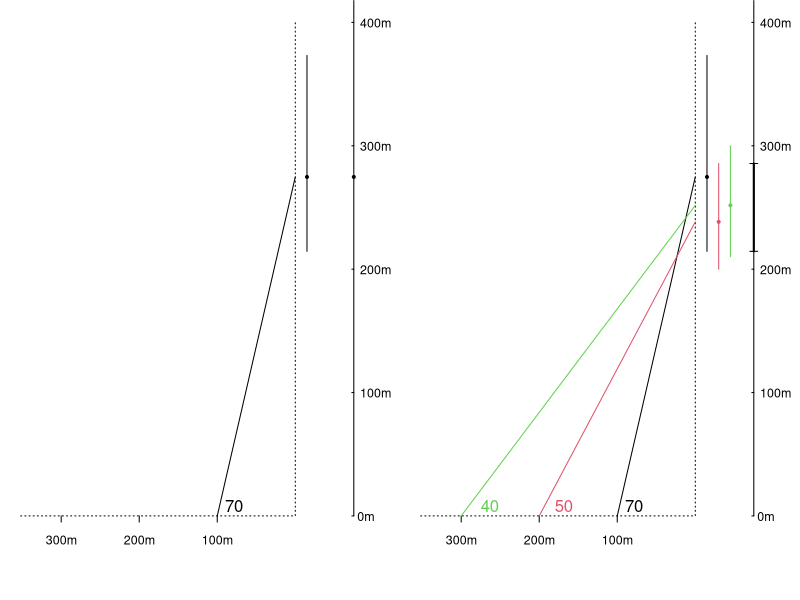
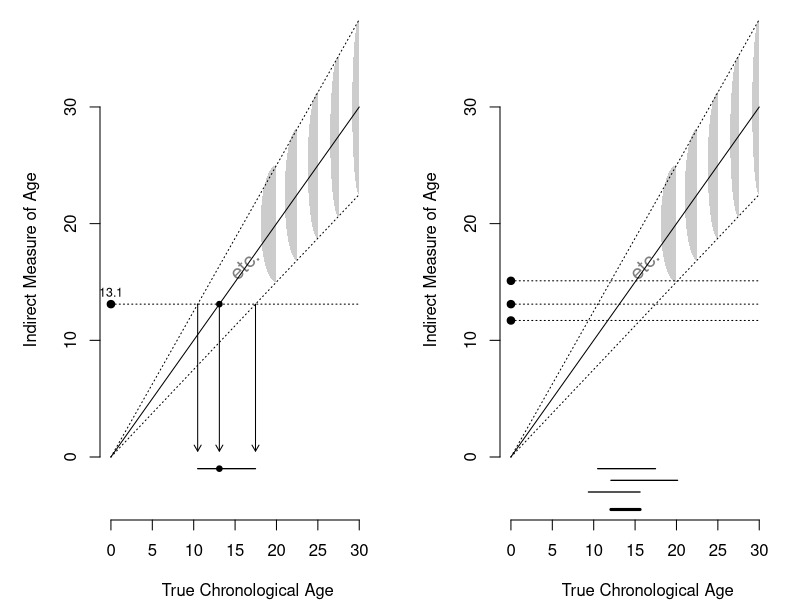
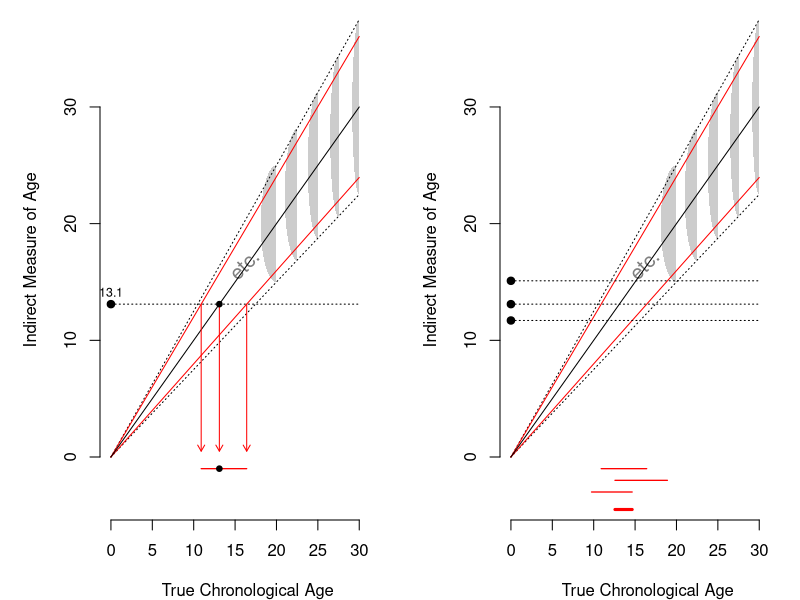

Here is the R script that generated these plots, in order:
## ---- chunk 1


DA = 10

xmax=0.75
DX=3+xmax
ymax=4

u = 100

par(mfrow=c(1,2),mar = c(0.01,1,0.01,0.25))

for (example in 1:2) {
	
 
plot(u*c(-3,xmax),u*c(-0.5,ymax),col="white",
 xaxt="n", yaxt="n",xlab="",ylab="",
 xlim=u*c(-3.35,xmax+0.35),ylim=u*c(-0.5,ymax),
 frame=FALSE)
lines(u*c(-4,0,0),u*c(0,0,ymax),lty="dotted")

segments(u*xmax, 0, u*xmax,  u*6)
for(h in seq(0,6,1)){
	text(u*xmax,u*h,
	     paste(toString(u*h),"m",sep=""),
	     adj=c(-0.2,0.5),cex=0.75)
	segments(u*(xmax-0.025), u*h, u*xmax,  u*h)
}
for(d in seq(1,3,1)){
	text(-u*d,-0.15*u,
	     paste(toString(u*d),"m",sep=""),
	     adj=c(0.5,1),cex=0.75)
	segments(-u*d, 0, -u*d,  -u*0.05)
}


H = u*2.25

x=0.15
U=u*5
L=0
COL=1
dd = 1

distances = 1
if(example==2) distances = seq(dd,3,dd)

for (d in u*distances ) {	
   ANGLE   = atan( H/d ) * 360/(2*pi) 
   angle.hat   = DA*round(ANGLE/DA)
   h.hat   = d*tan(  angle.hat       / ( 360/(2*pi) ) )
   segments(-d,0,0,h.hat,col=COL)
   ii = d/u

   text(-d + u*c(0.1,0.2,0.25)[ii], 0,
        toString(angle.hat), 
        adj=c(0,-0.3), col=COL)
   h.upper = d*tan( (angle.hat+DA/2) / ( 360/(2*pi) ) )
   h.lower = d*tan( (angle.hat-DA/2) / ( 360/(2*pi) ) )
   segments(u*x,h.lower,u*x,h.upper,col=COL)
   points(u*x,h.hat,pch=19,cex=0.4,col=COL)
   if(example==1) points(u*xmax,h.hat,pch=19,cex=0.4,col=COL)
   U = min(U,h.upper)
   L = max(L,h.lower)
   x=x+0.15
   COL=COL+1
}
if(example==2){
  segments(u*(xmax),L,u*(xmax),U,lwd=2)
  segments(u*(xmax-0.05),L,u*(xmax+0.05),L )
  segments(u*(xmax-0.05),U,u*(xmax+0.05),U )
} 

}

## ---- chunk 2

dSemiElliptical = function(q,mean=0,radius=1) ( 2/(pi*radius^2) ) *
                                           sqrt(radius^2 - (q-mean)^2)

pSemiElliptical =  function(q,mean=0,radius=1) 1/2 + 
          (q*sqrt(radius^2-q^2))/(pi*radius^2) + asin(q/radius)/pi 

qSemiElliptical = function(p,mean=0,radius=1){
  cdf = function(x) pSemiElliptical(x) - p 
  root = uniroot(cdf, c(-1,1))$root
  return(mean + root*radius)
}

rSemiElliptical =  function(n=1,mean=0,radius=1) {
   q = rep(NA,n)
   Max = dSemiElliptical(mean,mean,radius)
   i = 0
   while(i < n){
   	 u = mean + runif(1,-radius,radius)
     h = runif(1,0,Max)
     d = dSemiElliptical(u,mean,radius)
     if( h < d ) {i=i+1; q[i] = u}
   }
   return(q)
}

draw = function(conf.level){
  q.u = qSemiElliptical( (1+conf.level)/2 )
  a.max=30; da=2.5
  beta = 1
  radius.as.proportion = 0.25
  dx=75
  dy=1

  ang =seq(-pi/2,to = pi/2,length.out = 73)
  xx=  cos(ang) ; yy=sin(ang)
  par(mfrow=c(1,2),mar = c(4,5,0.01,0.25))

  for (example in 1:2) {
     y.max = (1+radius.as.proportion)*beta*a.max
     y.u =   (1+q.u*radius.as.proportion)*beta*a.max
     y.min = (1-radius.as.proportion)*beta*a.max
     y.l   = (1-q.u*radius.as.proportion)*beta*a.max
     plot(c(0,a.max),c(0,y.max),col="white",
          xlab="True Chronological Age",
          ylab="Indirect Measure of Age",
          xlim=c(0,1.1*a.max),
          ylim=c(-y.max/10,y.max), frame=FALSE)
   
     for (a in seq(7*da,a.max,da)){
        r = radius.as.proportion * a
        x = beta*a - xx*dx*2/(pi*r^2)
        y = beta*a + yy*r
        if(a > 7*da) polygon(x,y,col="gray80",border=NA)
        if(a == 7*da) text(a,a,"etc.",col="gray50",
                        adj=c(1,0.5),srt=45,cex=1.25)
      }
      segments(0,0,a.max,y.max,lty="dotted")
      segments(0,0,a.max,y.min,lty="dotted")
      if(conf.level<1) segments(0,0,a.max,y.u,col="red")
      if(conf.level<1)  segments(0,0,a.max,y.l,col="red")
      segments(0,0,a.max,beta*a.max)
   
      i.age = 13.1
      if(example>1) i.age = c(13.1, 15.1, 11.7)
      n=length(i.age)
      U = a.max ; L = 0
      for (i in 1:n){
          points(0, i.age[i], pch=19)
          if(example==1) text(0,i.age[i],
            toString(i.age[i]), cex=0.75,
            adj=c(0.5,-0.75))
          segments(0,i.age[i],a.max,i.age[i],lty="dotted")
          for(rr in 1+c(-1,0,1)*radius.as.proportion*q.u ){
             if(example==1) arrows(
                    i.age[i]/rr,
                    i.age, i.age[i]/rr, 0.5, 
                    length=0.07,angle=30,
                    col=c("black","red")[1+(conf.level<1)])
          }
       segments(i.age[i]/(1+radius.as.proportion*q.u),
                0-i*dy,
                i.age[i]/(1-radius.as.proportion*q.u),
                0-i*dy,lwd=1.25,
                col=c("black","red")[1+(conf.level<1)])
       U = min(U,i.age[i]/(1-radius.as.proportion*q.u))
       L = max(L,i.age[i]/(1+radius.as.proportion*q.u))
     } # i
     if(example==2) segments(L, 0-(i+1.5)*dy,
                             U, 0-(i+1.5)*dy,lwd=3,
                             col=c("black","red")[1+(conf.level<1)])
     if(example==1 ){ 
         points(i.age[i],i.age[i], pch=19,cex=0.75)
         points(i.age[i],-1.0*dy, pch=19,cex=0.75)
     }
  } 
}


## ---- chunk 3

conf.level = 1; 
draw(conf.level)

## ---- chunk 4

conf.level = 0.90; 
q.u = qSemiElliptical(conf.level)



## ---- chunk 5

conf.level = 0.90; 
draw(conf.level)

